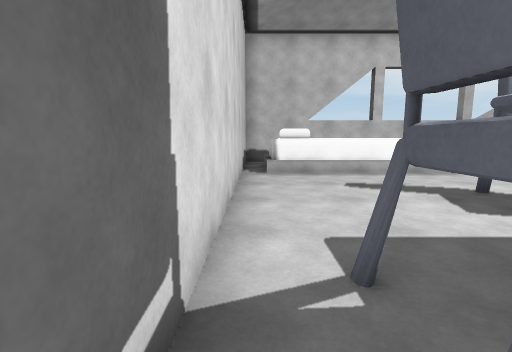
[1] (above)

17 first-person views from a walk through a 3-D level made in the Unity game engine. The camera is 1.3 m above the floor, tilts 8° down and sees 85° across. The floor is counted in squares, 1 m on a side. Each view is taken from the middle of a square. On the plan, view 1 faces up. The plan holds only what a view shows up to about 13 squares ahead; the rest is blank.

[2]
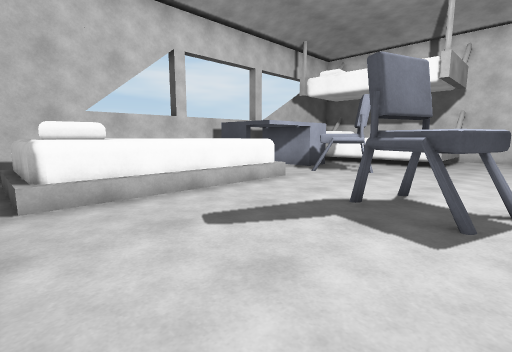

[3]
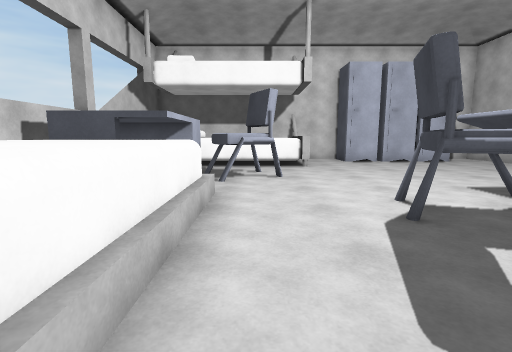

[4]
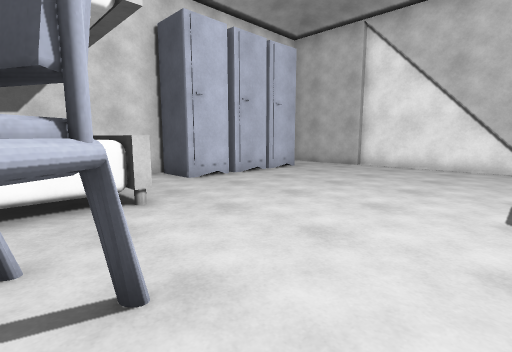

[5]
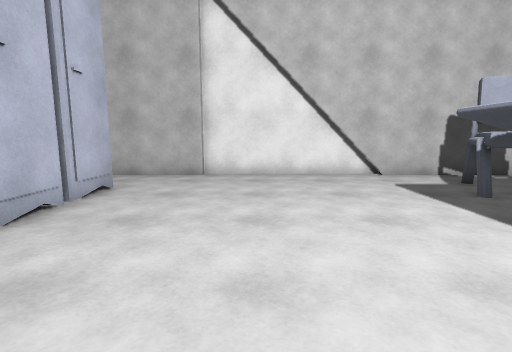

[6]
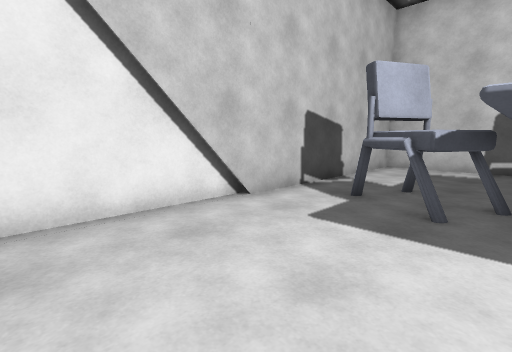

[7]
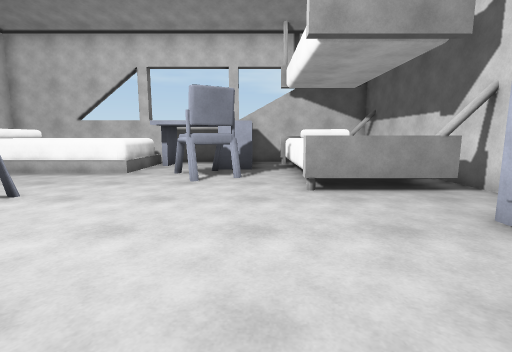

[8]
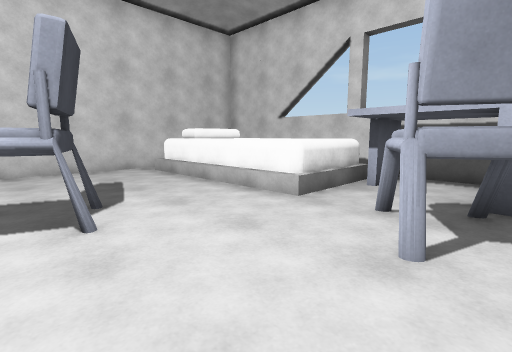

[9]
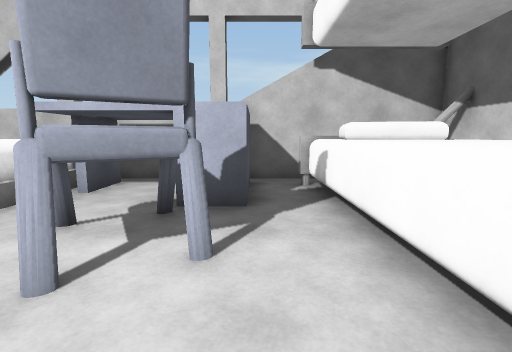

[10]
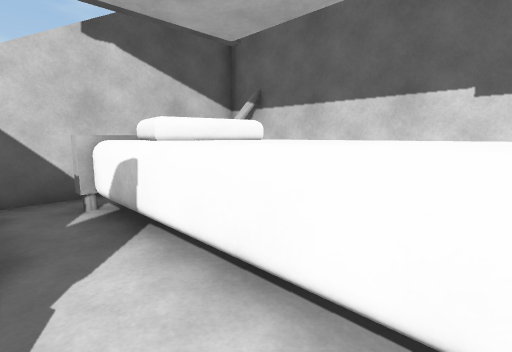

[11]
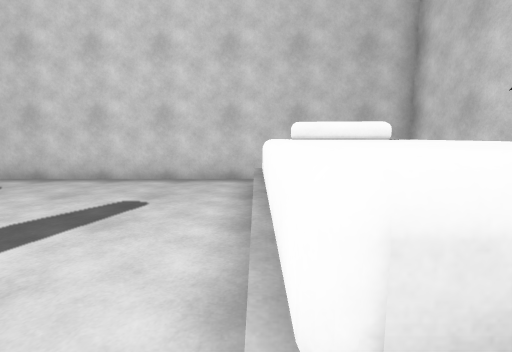

[12]
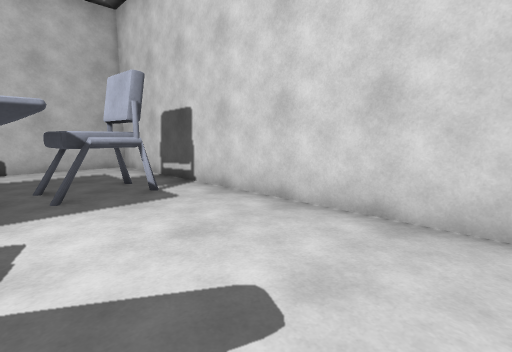

[13]
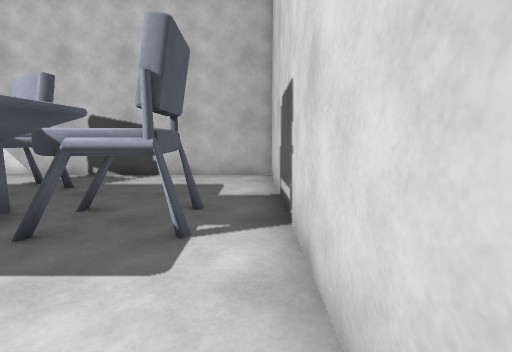

[14]
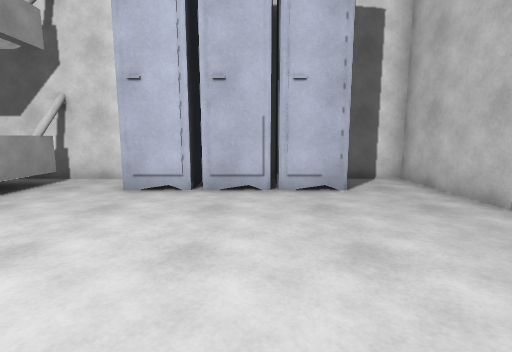

[15]
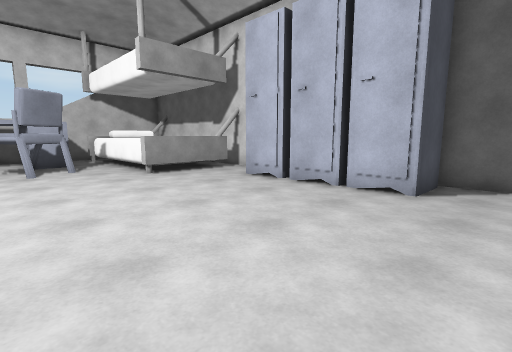

[16]
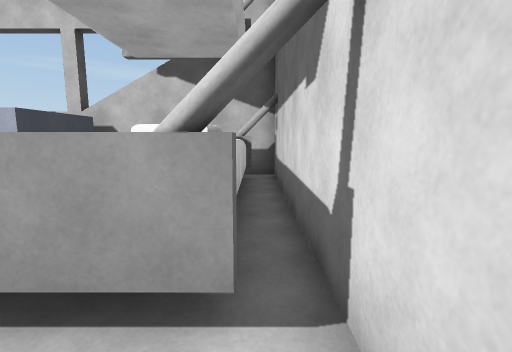

[17]
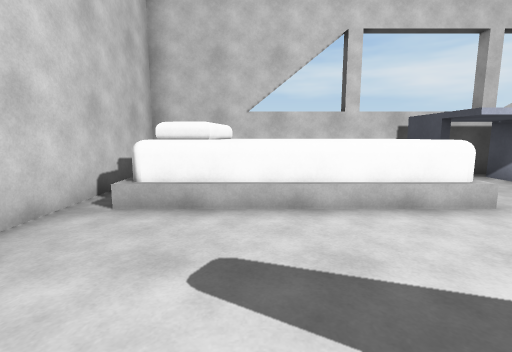

### Floor plan
Key: @ floor where view 1 was taken; # wall or solid block; x gap in a wall; . floor; = window, fence, low wall or low ledge; ^ raised ledge; T thing the floor can be seen under or through.
Columns run from 1 left of view 1 to 18 right of it. Each row starts with its distance up from view 1.
 15 ###################
 14 #.       #..###^ ^#
 13 #.^^^^^^^#..###^ ^##
 12 #.^^^^^^^...##.^^^##
 11 #.^^^^^^^...x..^^^##
 10 #.^^^^^^=..^^..^^^##
  9 #..........##..^^^##
  8 #..............^^^##
  7 #..............^^^##
  6 #.....TT...........#
  5 #.....^^...........#
  4 #....^^^^^.......###
  3 #...#    ^.......##
  2 #.#^^    ^.......#
  1 #.#^^^^^^^.......#
  0 #@.....^#........###
 -1 #.....##.........###
 -2 #..................#
 -3 #..................#
 -4 ####################

Positions as (right, up) in squares from view 1, and headings:
1: (0, 0), facing up
2: (0, 4), facing up-right
3: (1, 9), facing right
4: (8, 9), facing down-right
5: (12, 6), facing down
6: (12, 1), facing down-left
7: (12, 0), facing up
8: (11, 5), facing up-left
9: (12, 6), facing up
10: (12, 8), facing up-right
11: (8, 10), facing left
12: (4, 9), facing down-left
13: (0, 6), facing down
14: (9, 1), facing right
15: (9, -3), facing up-right
16: (17, 5), facing up
17: (3, 5), facing up
